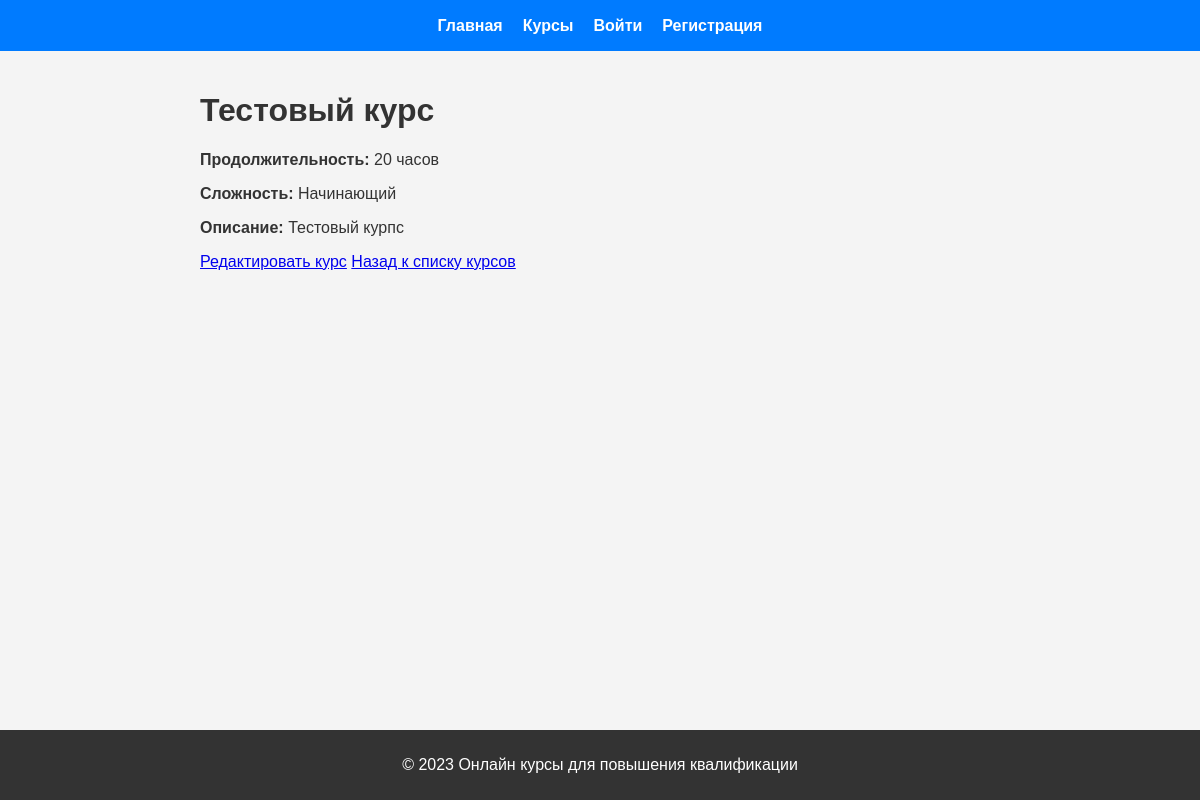
The page /course/4 on the database its author committed.
### tables this page shows
CREATE TABLE courses (
    id INTEGER PRIMARY KEY AUTOINCREMENT,
    title TEXT NOT NULL,
    duration TEXT NOT NULL,
    difficulty TEXT NOT NULL,
    description TEXT
, category);

### main.py (the view)
@app.route('/course/<int:course_id>')
def course_detail(course_id):
    course = get_course_by_id(course_id)
    if course:
        return render_template('course_detail.html', course=course)
    return "Курс не найден", 404

### main.py (called while the page is built)
def get_course_by_id(course_id):
    conn = sqlite3.connect('courses.db')
    cursor = conn.cursor()
    cursor.execute('SELECT * FROM courses WHERE id = ?', (course_id,))
    course = cursor.fetchone()  # Получаем одну запись
    conn.close()
    return course

### templates/course_detail.html (shortened to what this page needs)
{% extends "base.html" %}
{% block content %}
<h1>{{ course[1] }}</h1>
<p><strong>Продолжительность:</strong> {{ course[2] }}</p>
<p><strong>Сложность:</strong> {{ course[3] }}</p>
<p><strong>Описание:</strong> {{ course[4] }}</p>
<a href="{{ url_for('show_edit_course_form', course_id=course[0]) }}">Редактировать курс</a>
<a href="{{ url_for('show_courses') }}">Назад к списку курсов</a>
{% endblock %}

### static/css/styles.css (style rules this page uses)
body { font-family: Arial, sans-serif; margin: 0; padding: 0; background-color: #f4f4f4; color: #333; }

### rows shown on the page
courses: title "Тестовый курс", duration "20 часов", difficulty "Начинающий", description "Тестовый курпс"
